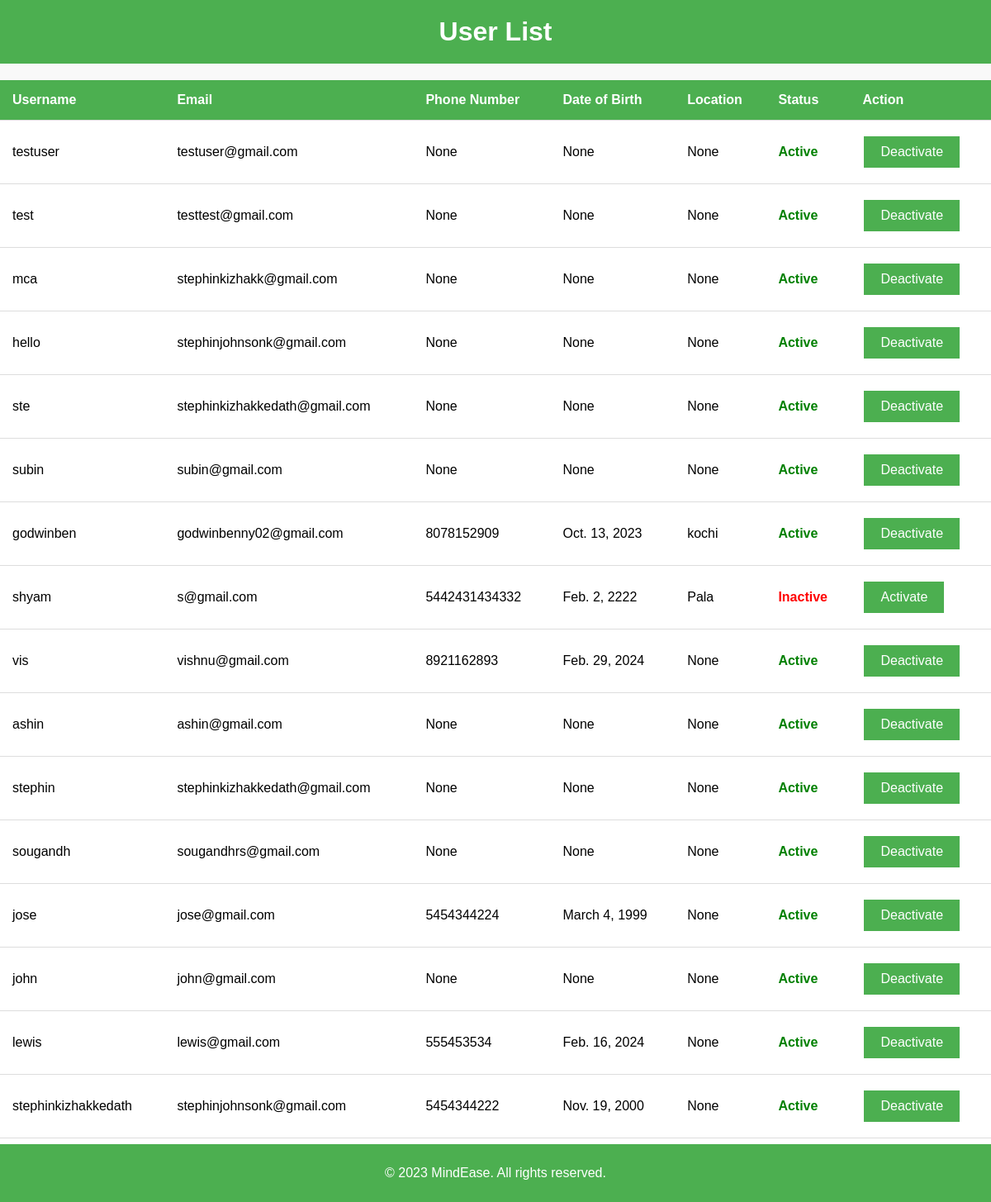
/user-list/, run on the app's committed database.
### app1/models.py (models this page shows)
class User(AbstractUser):
    class Role(models.TextChoices):
        ADMIN = "ADMIN", "Admin"
        THERAPIST = "THERAPIST", "Therapist"
        USER = "USER", "User"
    role = models.CharField(max_length=50, choices=Role.choices)
    phone_number = models.CharField(max_length=15, blank=True, null=True)
    dob = models.DateField(blank=True, null=True)
    location = models.CharField(max_length=255, blank=True, null=True)
    qualification = models.CharField(max_length=255, blank=True, null=True)
    description = models.TextField(blank=True, null=True)
    specialization = models.CharField(max_length=255, blank=True, null=True)
    is_approved = models.BooleanField(default=False)
    is_therapist = models.BooleanField(default=False)
    profile_picture = models.ImageField(upload_to='profile_pics/', blank=True, null=True)

### app1/views.py (the view)
# urls.py: path('user-list/', views.user_list, name='user_list'),
def user_list(request):
    users = User.objects.filter(role=User.Role.USER)
    return render(request, 'user_list.html', {'users': users})

### templates/user_list.html (shortened to what this page needs)
<!DOCTYPE html>
<html>
<head>
</head>
<body>
    <h1>User List</h1>
    <table>
        <thead>
            <tr>
                <th>Username</th>
                <th>Email</th>
                <th>Phone Number</th>
                <th>Date of Birth</th>
                <th>Location</th>
                <th>Status</th>
                <th>Action</th>
            </tr>
        </thead>
        <tbody>
            {% for user in users %}
            <tr>
                <td>{{ user.username }}</td>
                <td>{{ user.email }}</td>
                <td>{{ user.phone_number }}</td>
                <td>{{ user.dob }}</td>
                <td>{{ user.location }}</td>
                <td class="{% if user.is_active %}status-active{% else %}status-inactive{% endif %}">
                    {% if user.is_active %}
                        Active
                    {% else %}
                        Inactive
                    {% endif %}
                </td>
                <td>
                    {% if user.is_active %}
                        <form method="post" action="{% url 'deactivate_user' user.id %}">
                            <button class="action-button" type="submit">Deactivate</button>
                        </form>
                    {% else %}
                        <form method="post" action="{% url 'activate_user' user.id %}">
                            <button class="action-button" type="submit">Activate</button>
                        </form>
                    {% endif %}
                </td>
            </tr>
            {% empty %}
            <tr>
                <td colspan="7" class="no-users">No users found with the role 'USER'.</td>
            </tr>
            {% endfor %}
        </tbody>
    </table>
    <div class="footer">
        <p>&copy; 2023 MindEase. All rights reserved.</p>
      </div>
    </body>
    </html>
</body>
</html>

### templates/user_list.html (style rules this page uses)
body { font-family: Arial, sans-serif; background-color: #f9f9f9; margin: 0; padding: 0; }
h1 { text-align: center; background-color: #4CAF50; color: white; padding: 20px; margin: 0; }
table { width: 100%; border-collapse: collapse; margin-top: 20px; background-color: white; }
th, td { padding: 15px; text-align: left; border-bottom: 1px solid #ddd; }
th { background-color: #4CAF50; color: white; }
.status-active { color: green; font-weight: bold; }
.status-inactive { color: red; font-weight: bold; }
.action-button { background-color: #4CAF50; color: white; border: none; padding: 10px 20px; text-align: center; text-decoration: none; display: inline-block; font-size: 16px; margin: 4px 2px; cursor: pointer; transition: background-color 0.3s ease; }
.footer { background-color: #4CAF50; color: #ffffff; text-align: center; padding: 10px 0; position: fixed; bottom: 0; width: 100%; }

### data on the page
User: username "testuser", email "testuser@gmail.com", phone_number "None", dob "None", location "None", is_active "Active"
User: username "test", email "testtest@gmail.com", phone_number "None", dob "None", location "None", is_active "Active"
User: username "mca", email "stephinkizhakk@gmail.com", phone_number "None", dob "None", location "None", is_active "Active"
User: username "hello", email "stephinjohnsonk@gmail.com", phone_number "None", dob "None", location "None", is_active "Active"
User: username "ste", email "stephinkizhakkedath@gmail.com", phone_number "None", dob "None", location "None", is_active "Active"
User: username "subin", email "subin@gmail.com", phone_number "None", dob "None", location "None", is_active "Active"
User: username "godwinben", email "godwinbenny02@gmail.com", phone_number "8078152909", dob "Oct. 13, 2023", location "kochi", is_active "Active"
User: username "shyam", email "s@gmail.com", phone_number "5442431434332", dob "Feb. 2, 2222", location "Pala", is_active "Inactive"
User: username "vis", email "vishnu@gmail.com", phone_number "8921162893", dob "Feb. 29, 2024", location "None", is_active "Active"
User: username "ashin", email "ashin@gmail.com", phone_number "None", dob "None", location "None", is_active "Active"
User: username "stephin", email "stephinkizhakkedath@gmail.com", phone_number "None", dob "None", location "None", is_active "Active"
User: username "sougandh", email "sougandhrs@gmail.com", phone_number "None", dob "None", location "None", is_active "Active"
User: username "jose", email "jose@gmail.com", phone_number "5454344224", dob "March 4, 1999", location "None", is_active "Active"
User: username "john", email "john@gmail.com", phone_number "None", dob "None", location "None", is_active "Active"
User: username "lewis", email "lewis@gmail.com", phone_number "555453534", dob "Feb. 16, 2024", location "None", is_active "Active"
User: username "stephinkizhakkedath", email "stephinjohnsonk@gmail.com", phone_number "5454344222", dob "Nov. 19, 2000", location "None", is_active "Active"
